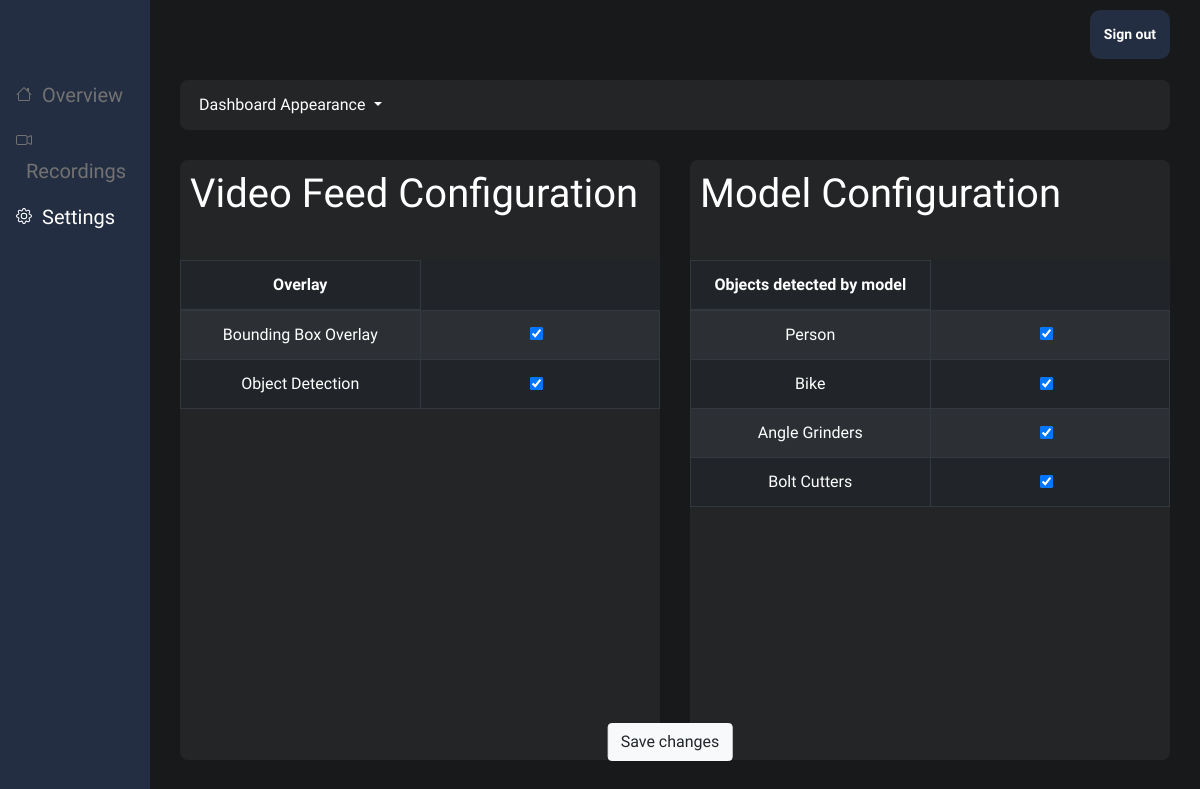
Screenshot of /pages/dashboard/settings/ (signed in) with the database file from the repository.
### pages/models.py (models this page shows)
class DashboardVideoSettings(models.Model):
    name_id = models.CharField(max_length=100, blank=False, default='', unique=True)
    setting = models.CharField(max_length=100, blank=False, default='', unique=True)
    switch = models.BooleanField('switch', default=True)
    def __str__(self):
        return self.name_id

class DashboardModelSettings(models.Model):
    name_id = models.CharField(max_length=100, blank=False, default='', unique=True)
    setting = models.CharField(max_length=100, blank=False, default='', unique=True)
    switch = models.BooleanField('switch', default=True)
    def __str__(self):
        return self.name_id

### pages/views.py (the view, shortened to what this page needs)
@login_required
def dashboard_settings_view(request):
    detection.turn_off_detection()
    global model_settings
    if request.user.is_authenticated:
        video_settings = DashboardVideoSettings.objects.all()
        model_setting = DashboardModelSettings.objects.all()
        theme = Appearance.objects.get(appearance="theme")
        return render(
            request,
            "pages/settings.html",
            {"video_settings": video_settings,
                "model_settings": model_setting, "theme": theme.theme},
        )
    else:
        return redirect("/")

### pages/detection.py (called while the page is built)
def turn_off_detection():
    global runActionDetection
    runActionDetection = False

### templates/pages/settings.html (shortened to what this page needs)
{% load static %}
<!DOCTYPE html>
<head>
    <link rel="stylesheet" type="text/css" href="{% static 'css/dashboard.css' %}">
    <link rel="stylesheet" href="https://cdn.jsdelivr.net/npm/bootstrap@4.0.0/dist/css/bootstrap.min.css">
</head>
<header>
    <a href="/accounts/logout" class="button">Sign out</a>
</header>
<div class="dash-sidenav">
    <div class="dash-sidenav-content">
        <a href="../"></i><span>Overview</span></a>
        <a href="../recordings"></i><span>Recordings</span></a>
        <a style="color:white;"></i><span>Settings</span></a>
    </div>
</div>
<form action="" method="post">
    <section class="{% if theme %} page-content {% else %} page-content-dark {% endif %}">
        <section class="grid">
            <article>
                <div class="dropdown">
                    <button class="btn dropdown-toggle {% if not theme %} dropdown-dark {% endif %}" type="button" id="dropdownMenuButton" data-toggle="dropdown"
                        aria-haspopup="true" aria-expanded="false" style="margin: 6px; {% if not theme %} color:white;{% endif %}">
                        Dashboard Appearance
                    </button>
                </div>
            </article>
            <article>
                <h1>Video Feed Configuration</h1>
                <div class="settings-tables">
                    <table class="table {% if theme %} table-light {% else %} table-dark {% endif %} table-striped table-bordered">
                        <thead>
                            <tr>
                                <th scope="col" style="width: 50%;">Overlay</th>
                            </tr>
                        </thead>
                        <tbody>
                            {% for setting in video_settings%}
                                <tr>
                                    <td>{{setting}}</td>
                                    <td>
                                        {% if setting.switch %}
                                        <div class="form-check">
                                            <input class="form-check-input" type="checkbox" checked="checked" value="{{setting}}" name="dashboard_video_settings">
                                        </div>
                                        {% else %}
                                        <div class="form-check">
                                            <input class="form-check-input" type="checkbox" value="{{setting}}" name="dashboard_video_settings">
                                        </div>
                                        {% endif %}
                                </tr>
                            {% endfor %}
                        </tbody>
                    </table>
                </div>
            </article>
            <article>
                <h1>Model Configuration</h1>
                <div class="settings-tables">
                    <table class="table {% if theme %} table-light {% else %} table-dark {% endif %} table-striped table-bordered">
                        <thead>
                            <tr>
                                <th scope="col" style="width: 50%;">Objects detected by model</th>
                            </tr>
                        </thead>
                        <tbody>
                            {% for setting in model_settings%}
                                <tr>
                                    <td>{{setting}}</td>
                                    <td>
                                        {% if setting.switch %}
                                        <div class="form-check">
                                            <input class="form-check-input" type="checkbox" checked="checked" value="{{setting}}" name="dashboard_model_settings">
                                        </div>
                                        {% else %}
                                        <div class="form-check">
                                            <input class="form-check-input" type="checkbox" value="{{setting}}" name="dashboard_model_settings">
                                        </div>
                                        {% endif %}
                                </tr>
                            {% endfor %}
                        </tbody>
                    </table>
                </div>
            </article>
        </section>
    </section>
    <button type="submit" class="btn btn-light" style="position:fixed; left: calc(50% + 70px); bottom: 20px; transform: translate(-50%, -50%); margin: 0 auto;">Save changes</button>
</form>

### static/css/dashboard.css (style rules this page uses)
* { font-family: 'Source Sans Pro', sans-serif; }
h1, h3 { color: var(--container-background-color); }
button { background-color: white; }
.dash-sidenav { width: var(--side-nav-size); height: 100%; position: fixed; top: 0; left: 0; background-color: var(--container-background-color); overflow-x: hidden; padding-top: 70px; }
.dash-sidenav-content { text-align: left; }
.dash-sidenav a { padding: 10px 10px 6px 16px; text-decoration: none; font-size: 20px; color: #727272; display: block; }
.dash-sidenav a span { padding-left: 10px; }
header { margin-left: var(--side-nav-size); position: absolute; top:0; right: 0; width: 100%; height: 50px; z-index: 1; }
header a { float: right; }
.button { background-color: #242e42; border: none; color: white; padding: 14px; text-align: center; text-decoration: none; display: inline-block; font-size: 14px; font-weight: 700; margin: 10px 4px; border-radius: 10px; margin-right: 30px; }
.dropdown-dark { background-color: var(--page-content-blockColor-dark); }
.page-content-dark { position: relative; left: var(--side-nav-size); width: calc(100% - var(--side-nav-size)); min-height: 100vh; padding: 30px; color: var(--page-content-txtColor-dark); background: var(--page-content-bgColor-dark); }
.page-content-dark .grid { display: grid; grid-template-columns: repeat(2, 1fr); grid-gap: 30px; }
.page-content-dark .grid > article { display: flex; height: 600px; background: var(--page-content-blockColor-dark); border-radius: 8px; box-shadow: var(--page-content-boxShadow-dark); }
.page-content-dark .grid > article h1 { margin: 10px; display: inline-block; position: absolute; }
.page-content-dark .grid > article:first-child { grid-column: span 2; margin-top: 50px; height: 50px; }
.settings-tables { padding: 0; width: 100%; height: 500px; text-align: center; margin-top: 100px; }

### rows the page displays
DashboardVideoSettings: name "Bounding Box Overlay"
DashboardVideoSettings: name "Object Detection"
DashboardModelSettings: name "Person"
DashboardModelSettings: name "Bike"
DashboardModelSettings: name "Angle Grinders"
DashboardModelSettings: name "Bolt Cutters"
